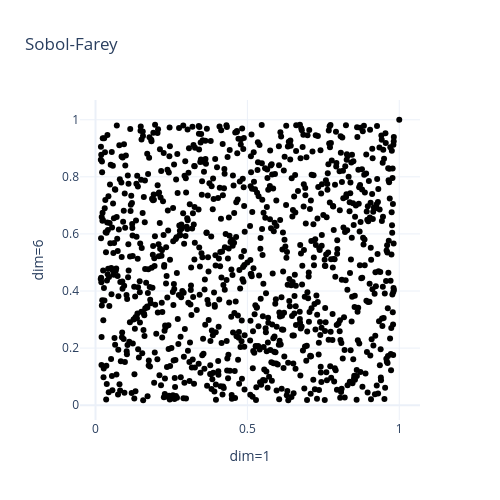

Source (notebook cell):
### Markdown cell above
### Многомерный Соболь-Фарей

### Code cell
d_1 = 1
d_2 = 6
title ='Sobol-Farey'
color = 'black'
graph_one_2D(arr, d_1, d_2, title, color)

### Figure 1 — Plotly figure (JSON) as saved in the notebook; plotly's stock layout.template omitted (floating-point values rounded to 4 significant figures; data arrays with more than 128 entries replaced by an {"elided": "..."} marker saying what was removed)
{"data": [{"line": {"color": "black"}, "mode": "markers", "type": "scatter", "x": {"elided": "1024 float values"}, "y": {"elided": "1024 float values"}}], "layout": {"height": 500, "title": {"text": "Sobol-Farey"}, "width": 500, "xaxis": {"autorange": true, "range": [-0.05107, 1.068], "title": {"text": "dim=1"}, "type": "linear"}, "yaxis": {"autorange": true, "range": [-0.05195, 1.069], "title": {"text": "dim=6"}, "type": "linear"}}}
